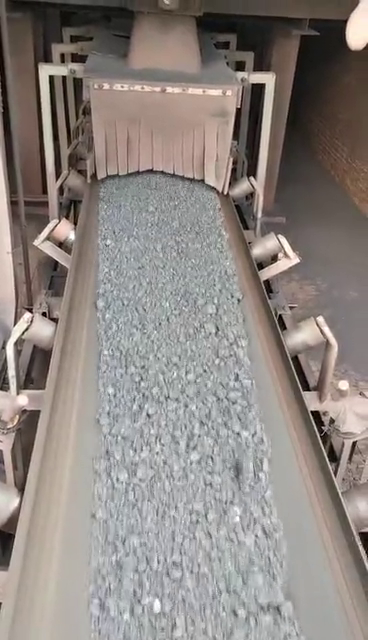
#> input picture frame 114 of 矿石.mp4, 368 x 640 px
$ python Ore-Detection.py
#> lines starting #> are read from the running program, lines starting #| are printed output that depends on the picture; after the words box and inside, x2 and y2 are one past the last pixel; in counts of white or black regions, pixels touching at a corner belong together
import cv2 as cv
import numpy as np

capture = cv.VideoCapture("矿石.mp4")
height = capture.get(cv.CAP_PROP_FRAME_HEIGHT)
width = capture.get(cv.CAP_PROP_FRAME_WIDTH)
count = capture.get(cv.CAP_PROP_FRAME_COUNT)
fps = capture.get(cv.CAP_PROP_FPS)
print(height, width, count, fps)
# 角点检测参数
feature_params = dict(maxCorners=100, qualityLevel=0.1, minDistance=7, blockSize=7)
# KLT光流参数
lk_params = dict(winSize=(15, 15), maxLevel=2, criteria=(cv.TERM_CRITERIA_EPS | cv.TERM_CRITERIA_COUNT, 10, 0.02))
# 随机颜色
color = np.random.randint(0, 255, (100, 3))
# 读取第一帧
ret, old_frame = capture.read()
#> old_frame is the input picture: shape (640, 368, 3); mean B, G, R 129.5, 133.9, 141.3
old_gray = cv.cvtColor(old_frame, cv.COLOR_BGR2GRAY)
p0 = cv.goodFeaturesToTrack(old_gray, mask=None, **feature_params, useHarrisDetector=False, k=0.04)
#> p0 = 100 rows, first 8: [51, 76], [312, 413], [263, 85], [45, 314], [64, 78], [31, 315], [324, 429], [63, 220]
good_ini = p0.copy()
#> good_ini has the same summary as p0
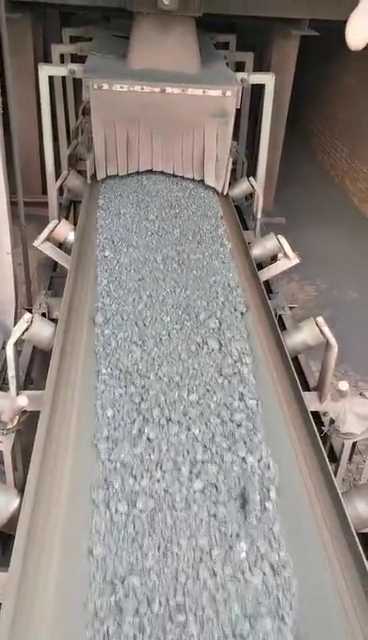
#> input picture frame 115 of 矿石.mp4, 368 x 640 px
#> further down, frame1 is the input picture: shape (640, 368, 3); mean B, G, R 129.8, 134.2, 141.5
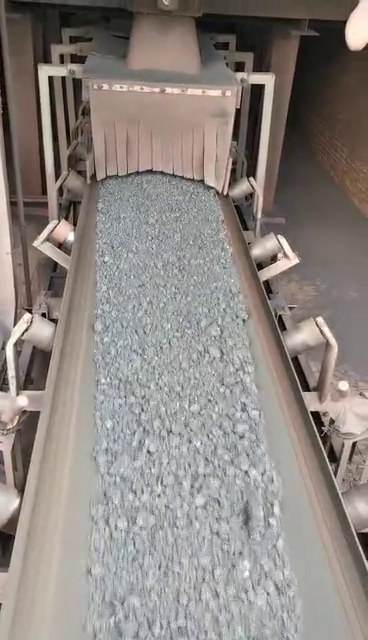
#> input picture frame 116 of 矿石.mp4, 368 x 640 px
#> further down, frame2 is the input picture: shape (640, 368, 3); mean B, G, R 129.4, 133.9, 141.1
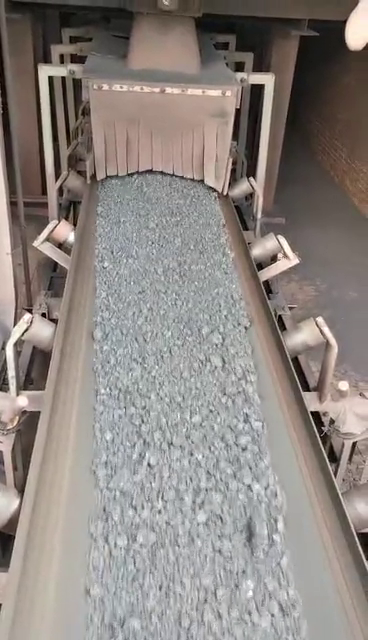
#> input picture frame 117 of 矿石.mp4, 368 x 640 px
#> further down, frame3 is the input picture: shape (640, 368, 3); mean B, G, R 129.5, 134, 141.2
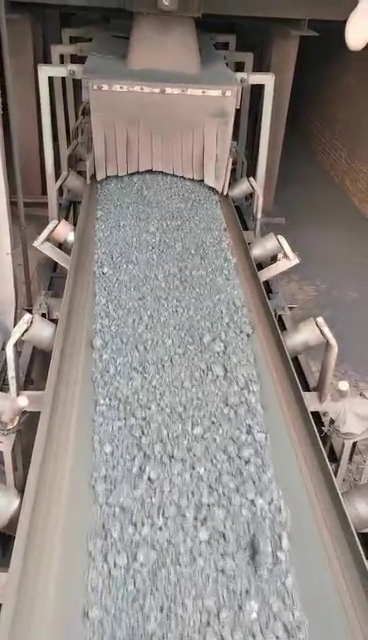
#> input picture frame 118 of 矿石.mp4, 368 x 640 px
#> further down, frame4 is the input picture: shape (640, 368, 3); mean B, G, R 129.6, 134.1, 141.2


def caldist(a, b, c, d):
    return abs(a - c) + abs(b - d)


mask = np.zeros_like(old_frame)


def Canny_demo(image):
    t = 80
    canny_output = cv.Canny(image, t, t*2)
    return canny_output


def process(image):
    hsv = cv.cvtColor(image, cv.COLOR_BGR2HSV)
#> hsv: shape (640, 368, 3); mean H, S, V 40.5, 32.6, 142.7
    # cv.imshow("hsv", hsv)
    line = cv.getStructuringElement(cv.MORPH_RECT, (5, 5), (-1, -1))

    mask = cv.inRange(hsv, (0, 43, 48), (45, 255, 255))
#> mask: shape (640, 368); 25.2% white; 331 white regions (282 under 20 px), largest, box (x1, y1, x2, y2) and area: (42, 76, 353, 542) 22914, (0, 16, 56, 326) 8927, (302, 38, 368, 227) 8177
    cv.imshow("mask", mask)
    mask = cv.morphologyEx(mask, cv.MORPH_RECT, line)
#> mask: shape (640, 368); 15.9% white; 68 white regions (38 under 20 px), largest, box (x1, y1, x2, y2) and area: (96, 90, 236, 174) 8838, (306, 40, 368, 225) 7174, (7, 20, 51, 320) 5869
    cv.imshow("mask", mask)
    binary = Canny_demo(mask)
#> in Canny_demo, `canny_output = cv.Canny(image, t, t*2)`: canny_output: shape (640, 368); 2.2% white in thin lines or dots
    contours, hierarchy = cv.findContours(binary, cv.RETR_EXTERNAL, cv.CHAIN_APPROX_SIMPLE)
#> contours = 134 contours, 123 with area under 20; largest, box (x1, y1, x2, y2) and area: (95, 89, 236, 174) 8891, (7, 168, 39, 249) 340, (65, 44, 88, 54) 100, (348, 543, 359, 558) 66, (301, 423, 339, 505) 60
    for c in range(len(contours)):
        # x, y, w, h = cv.boundingRect(contours[c])
        # cv.rectangle(image, (x, y), (x+w, y+h), (255, 0, 0), 1)
        rect = cv.minAreaRect(contours[c])
        # cx, cy = rect[0]
        box = cv.boxPoints(rect)
        box = np.int0(box)
        cv.drawContours(image, [box], 0, (255, 0, 0), 1)
        cv.drawContours(image, contours, c, (0, 255, 0), 1, 8)
#> this loop made 134 passes
#> (rect, box) on passes 1 to 7: (((366, 591), (12, 2), -90), [[367, 597], [365, 597], [365, 585], [367, 585]]), (((353.2, 550.4), (5.37, 16.1), -26.57), [[354, 558], [347, 544], [352, 542], [359, 556]]), (((349, 530), (2, 0), -90), [[349, 531], [349, 531], [349, 529], [349, 529]]), (((347, 530.5), (3, 0), -90), [[347, 532], [347, 532], [347, 529], [347, 529]]), (((344.1, 523), (4.11, 9.49), -18.43), [[343, 528], [340, 519], [344, 517], [347, 526]]), (((10.58, 526.4), (20, 8.6), -36.87), [[5, 535], [0, 529], [15, 517], [21, 523]]), (((17, 515), (0, 0), -90), [[17, 515], [17, 515], [17, 515], [17, 515]])
    return image


def Convex_Hull(src):  # 凸包检测
    gray = cv.cvtColor(src, cv.COLOR_BGR2GRAY)
    ret, binary = cv.threshold(gray, 0, 255, cv.THRESH_BINARY | cv.THRESH_OTSU)
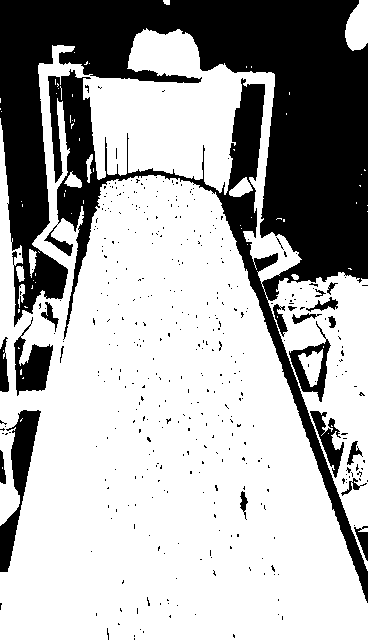
#> binary: shape (640, 368); 68.2% white; 405 black regions (385 under 20 px)
#> ret = 118
    cv.imshow("binary", binary)
    contours, hierarchy = cv.findContours(binary, cv.RETR_EXTERNAL, cv.CHAIN_APPROX_SIMPLE)
#> contours = 62 contours, 52 with area under 20; largest, box (x1, y1, x2, y2) and area: (0, 28, 368, 640) 161584, (345, 0, 368, 51) 845, (229, 177, 253, 197) 237, (64, 171, 82, 188) 142, (29, 249, 37, 278) 112
    for c in range(len(contours)):
        ret = cv.isContourConvex(contours[c])
        points = cv.convexHull(contours[c])
        for i in range(len(points)):
            x1, y1 = points[i][0]
            cv.circle(src, (x1, y1), 3, (255, 0, 0), -1, 4, 0)
#> this loop made 62 passes
#> (ret, points) on passes 1, 2, 3, 4, 5, 6, 8, 9, 11, 12, 14, 16: (False, [[2, 468], [2, 467]]), (False, [[21, 420], [20, 421], [20, 420], [22, 418]]), (False, [[3, 351], [3, 350]]), (True, [[19, 309], [19, 311], [18, 312], [18, 309]]), (False, [[25, 306], [27, 307], [25, 307], [24, 306]]), (False, [[32, 288], [31, 288], [32, 285]]), (False, [[35, 282]]), (False, [[33, 280]]), (False, [[35, 275], [35, 273]]), (False, [[350, 268], [351, 269], [350, 269], [348, 268]]), (False, [[39, 252], [38, 251]]), (False, [[247, 244]])
#> src: shape (640, 368, 3); 2.02% of pixels changed, all inside (x1, y1, x2, y2) = (0, 0, 368, 640)
    return src


def LunKuo(src):  # 轮廓检测
    # dst = cv.edgePreservingFilter(src, sigma_s=100, sigma_r=0.8, flags=cv.RECURS_FILTER)
    # 对图像做滤波处理的
    # cv.imshow("dst", dst)
    gray = cv.cvtColor(src, cv.COLOR_BGR2GRAY)
    binary = Canny_demo(gray)
#> in Canny_demo (call 2), `canny_output = cv.Canny(image, t, t*2)`: canny_output: shape (640, 368); 14.5% white in thin lines or dots
    cv.imshow("gray_canny", binary)
    contours, hierarchy = cv.findContours(binary, cv.RETR_EXTERNAL, cv.CHAIN_APPROX_SIMPLE)
#> contours = 1111 contours, 1012 with area under 20; largest, box (x1, y1, x2, y2) and area: (245, 220, 368, 573) 2315, (244, 74, 265, 219) 1288, (127, 378, 173, 454) 503, (19, 26, 85, 311) 416, (221, 61, 249, 195) 262
    for c in range(len(contours)):
        area = cv.contourArea(contours[c])
        arclen = cv.arcLength(contours[c], True)  # 计算弧长， True表示闭合区域
        # if not (10 < area < 50) and (arclen > 2):
        #     continue
        cv.drawContours(src, contours, c, (0, 255, 0), 1, 8)
        rect = cv.minAreaRect(contours[c])
        cx, cy = rect[0]
        box = cv.boxPoints(rect)
        box = np.int0(box)
        cv.drawContours(src, [box], 0, (255, 0, 0), 1)
        cv.circle(src, (np.int32(cx), np.int32(cy)), 2, (0, 0, 255), 1, 8, 0)
#> this loop made 1111 passes
#> (area, arclen, rect, cx, cy, box) on pass 57: (37, 165.3, ((269.9, 622.6), (13.48, 28.18), -19.44), 269.9, 622.6, [[268, 638], [258, 611], [271, 607], [280, 633]])

    return src


def canny(image):
    t = 80
    canny_output = cv.Canny(image, t, t * 2)
#> canny_output: shape (640, 368); 14.9% white in thin lines or dots
    return canny_output


def line_Detection(src):
    binary = canny(src)
    # cv.imshow("line_binary", binary)

    linesP = cv.HoughLinesP(binary, 1, np.pi / 180, 150, None, 50, 10)
    # cv.HoughLinesP 霍夫变化的概论形式
    if linesP is not None:
        for i in range(0, len(linesP)):
            l = linesP[i][0]
            cv.line(src, (l[0], l[1]), (l[2], l[3]), (255, 0, 0), 1, cv.LINE_AA)
#> this loop made 134 passes
#> src: shape (640, 368, 3); 17.43% of pixels changed, all inside (x1, y1, x2, y2) = (36, 28, 368, 640)
    return src


while True:
    ret1, frame1 = capture.read()
    image1 = frame1
    ret2, frame2 = capture.read()
    image2 = frame2
    ret3, frame3 = capture.read()
    image3 = frame3
    ret4, frame4 = capture.read()
    image4 = frame4
    if ret1 & ret2 & ret3 & ret4 is True:
        cv.imshow("video-input", frame1)
        result = process(image2)
        cv.imshow("result", result)
        cv.waitKey(50)
        detection = Convex_Hull(image1)  # 凸点检测
        cv.imshow("detection", detection)
        cv.waitKey(50)
        canny_detection = LunKuo(image3)
        cv.imshow("canny_detection", canny_detection)
        cv.waitKey(50)
        result = line_Detection(image4)
        cv.imshow("line_Detection", result)
        cv.waitKey(50)

        frame_gray = cv.cvtColor(image1, cv.COLOR_BGR2GRAY)
        # 计算光流
        p1, st, err = cv.calcOpticalFlowPyrLK(old_gray, frame_gray, p0, None, **lk_params)
        # 根据状态选择
        good_new = p1[st == 1]
        good_old = p0[st == 1]
        # 删除静止点
        k = 0
        for i, (new0, old0) in enumerate(zip(good_new, good_old)):
            a0, b0 = new0.ravel()
            c0, d0 = old0.ravel()
            dist = caldist(a0, b0, c0, d0)
            if dist > 2:
                good_new[k] = good_new[i]
                good_old[k] = good_old[i]
                good_ini[k] = good_ini[i]
                k = k + 1
#> this loop made 100 passes
#> (new0, old0) on passes 1 to 12: ([50.81, 76.4], [51, 76]), ([311.9, 413.3], [312, 413]), ([262.7, 85.51], [263, 85]), ([44.52, 314.5], [45, 314]), ([63.35, 78.37], [64, 78]), ([30.73, 315.5], [31, 315]), ([323.9, 429.5], [324, 429]), ([62.77, 220.7], [63, 220]), ([251.8, 177.8], [252, 177]), ([262.8, 282.5], [263, 282]), ([55.54, 320.5], [56, 320]), ([302.9, 389.3], [303, 389])

        # 提取动态点
        good_ini = good_ini[:k]
        good_new = good_new[:k]
        good_old = good_old[:k]

        # 绘制跟踪线
        for i, (new, old) in enumerate(zip(good_new, good_old)):
            a, b = new.ravel()
            c, d = old.ravel()
            mask = cv.line(mask, (a, b), (c, d), color[i].tolist(), 2)
            image1 = cv.circle(image1, (a, b), 5, color[i].tolist(), -1)
#> this loop made 15 passes
#> (new, old) on passes 1 to 12: ([227.9, 189], [227, 193]), ([246.9, 68.56], [243, 68]), ([249.4, 68.37], [254, 68]), ([105.5, 254.1], [107, 243]), ([271.1, 77.04], [272, 74]), ([144.4, 419.5], [148, 416]), ([141.3, 389], [139, 379]), ([240.5, 301.9], [239, 299]), ([88.27, 64.39], [84, 60]), ([169.1, 401.2], [169, 398]), ([243.3, 458.9], [238, 434]), ([238.7, 424.6], [234, 402])
#> image1: shape (640, 368, 3); mean B, G, R 132.9, 132.1, 139.2
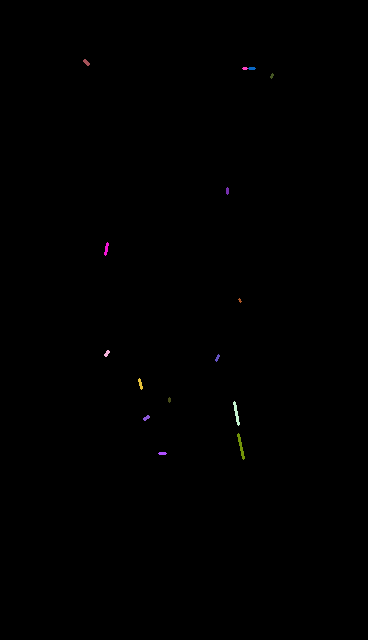
#> mask: shape (640, 368, 3); mean of channels 0, 1, 2 0.3, 0.2, 0.3; drawn as B, G, R
        cv.imshow('KLT', cv.add(image1, mask))
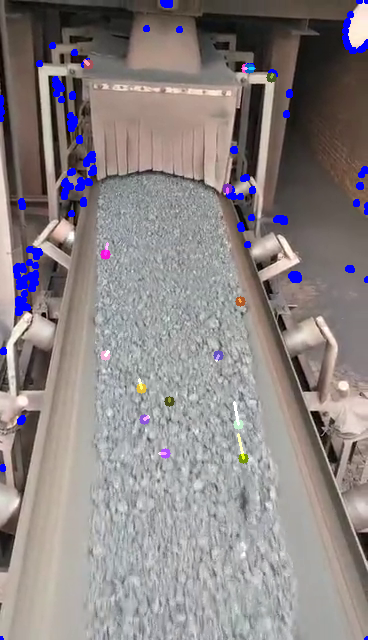
#> window 'KLT': shape (640, 368, 3); mean B, G, R 133, 132.2, 139.4

        k = cv.waitKey(30) & 0xff
#> (key Esc is pressed here)
        if k == 27:
            cv.imwrite("flow.jpg", cv.add(image1, mask))
            break

        # 更新
        old_gray = frame_gray.copy()
        p0 = good_new.reshape(-1, 1, 2)

        if good_ini.shape[0] < 40:
            p0 = cv.goodFeaturesToTrack(old_gray, mask=None, **feature_params)
            good_ini = p0.copy()

capture.release()
#> (the run stopped early here; a loop or call above may not have finished)

$ run again, starting later in the video
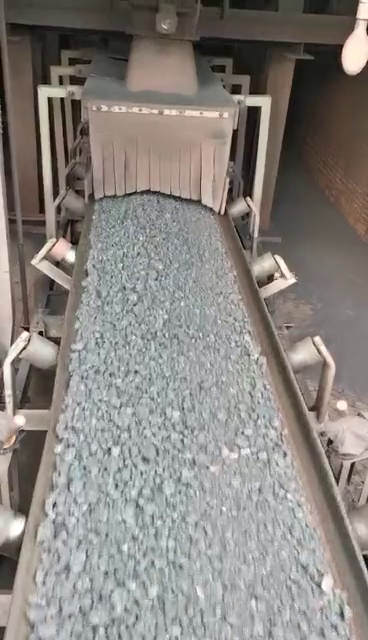
#> input picture frame 513 of 矿石.mp4, 368 x 640 px
#> old_frame is the input picture: shape (640, 368, 3); mean B, G, R 127.6, 132, 136.8
#> p0 = 100 rows, first 8: [259, 108], [50, 98], [41, 333], [62, 100], [248, 198], [27, 329], [277, 277], [365, 556]
#> good_ini has the same summary as p0
#> hsv: shape (640, 368, 3); mean H, S, V 44.4, 31.8, 138.9
#> in process, `contours, hierarchy = cv.findContours(binary, cv.RETR_EXTERNAL, cv.CHA..`: contours = 125 contours, 113 with area under 20; largest, box (x1, y1, x2, y2) and area: (146, 3, 173, 34) 408, (6, 180, 14, 218) 130, (174, 9, 184, 23) 86, (305, 457, 315, 470) 85, (53, 99, 59, 118) 67
#> the loop in process, `for c in range(len(contours)):` made 125 passes
#> (rect, box) on passes 1 to 5: (((1, 633.5), (11, 2), -90), [[2, 639], [0, 639], [0, 628], [2, 628]]), (((346, 590), (2, 2), -90), [[347, 591], [345, 591], [345, 589], [347, 589]]), (((9, 586), (4, 4), -90), [[11, 588], [7, 588], [7, 584], [11, 584]]), (((13.29, 575), (10.04, 0.849), -81.87), [[13, 579], [12, 579], [13, 569], [14, 570]]), (((339.5, 570), (2, 3), -90), [[341, 571], [338, 571], [338, 569], [341, 569]])
#> in Convex_Hull, `ret, binary = cv.threshold(gray, 0, 255, cv.THRESH_BINARY | cv.THRESH_..`:
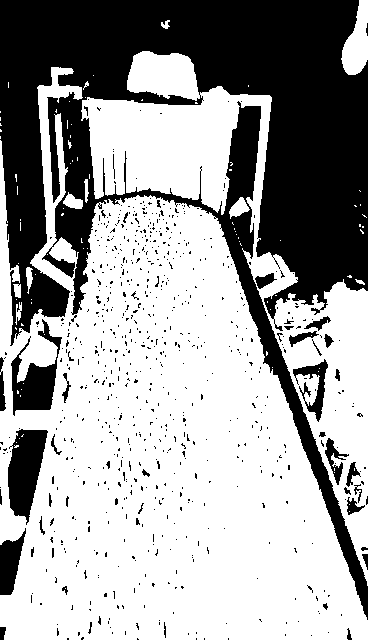
#> binary: shape (640, 368); 63.4% white; 744 black regions (701 under 20 px)
#> in Convex_Hull, `ret, binary = cv.threshold(gray, 0, 255, cv.THRESH_BINARY | cv.THRESH_..`: ret = 120
#> in Convex_Hull, `contours, hierarchy = cv.findContours(binary, cv.RETR_EXTERNAL, cv.CHA..`: contours = 72 contours, 62 with area under 20; largest, box (x1, y1, x2, y2) and area: (0, 67, 368, 640) 120808, (81, 51, 368, 586) 33591, (341, 0, 368, 75) 1192, (229, 197, 250, 219) 212, (63, 192, 83, 209) 176
#> the loop in Convex_Hull, `for c in range(len(contours)):` made 72 passes
#> (ret, points) on passes 1, 2, 3, 4, 5, 6, 8, 9: (False, [[272, 367]]), (True, [[267, 352], [267, 354], [266, 355], [266, 351]]), (True, [[16, 328], [16, 329], [15, 328], [15, 327]]), (True, [[23, 325], [21, 325], [21, 323]]), (False, [[270, 309]]), (False, [[31, 303], [31, 302]]), (False, [[267, 302], [267, 301]]), (False, [[31, 299]])
#> in LunKuo, `contours, hierarchy = cv.findContours(binary, cv.RETR_EXTERNAL, cv.CHA..`: contours = 1107 contours, 996 with area under 20; largest, box (x1, y1, x2, y2) and area: (31, 164, 92, 317) 460, (241, 439, 272, 504) 450, (25, 329, 85, 607) 409, (168, 547, 183, 629) 388, (70, 88, 87, 165) 331
#> the loop in LunKuo, `for c in range(len(contours)):` made 1107 passes
#> (area, arclen, rect, cx, cy, box) on passes 1 to 3: (0, 2, ((328, 638.5), (1, 0), -90), 328, 638.5, [[328, 639], [328, 639], [328, 638], [328, 638]]), (1.5, 8.24, ((224.5, 638.5), (1, 3), -90), 224.5, 638.5, [[226, 639], [223, 639], [223, 638], [226, 638]]), (0, 2, ((109, 638.5), (1, 0), -90), 109, 638.5, [[109, 639], [109, 639], [109, 638], [109, 638]])
#> the loop in line_Detection, `for i in range(0, len(linesP)):` made 149 passes
#> the loop `for i, (new0, old0) in enumerate(zip(good_new, good_old)):` made 100 passes
#> (new0, old0) on passes 2, 4, 5, 6, 8, 10, 11, 12: ([50.02, 98.21], [50, 98]), ([61.95, 99.99], [62, 100]), ([248.2, 198.4], [248, 198]), ([26.77, 329.1], [27, 329]), ([365.3, 556], [365, 556]), ([40.85, 87.85], [40, 87]), ([359, 18.02], [359, 18]), ([353, 463.3], [353, 463])
#> the loop `for i, (new, old) in enumerate(zip(good_new, good_old)):` made 33 passes
#> (new, old) on passes 1 to 8: ([3.01, 626.4], [3, 629]), ([97.45, 346.9], [98, 339]), ([247.8, 208.1], [248, 210]), ([136.1, 381.4], [136, 372]), ([100.5, 197.5], [97, 199]), ([80.79, 350.9], [77, 352]), ([110.6, 457.9], [111, 445]), ([184.4, 449.1], [183, 437])
#> `cv.imshow('KLT', cv.add(image1, mask))`:
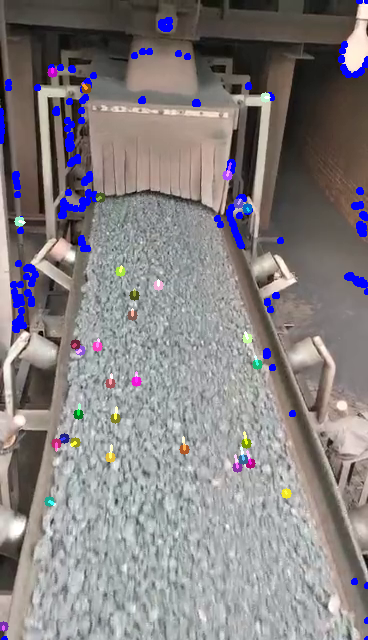
#> window 'KLT': shape (640, 368, 3); mean B, G, R 131.3, 129.2, 133.9

$ run again, starting later in the video
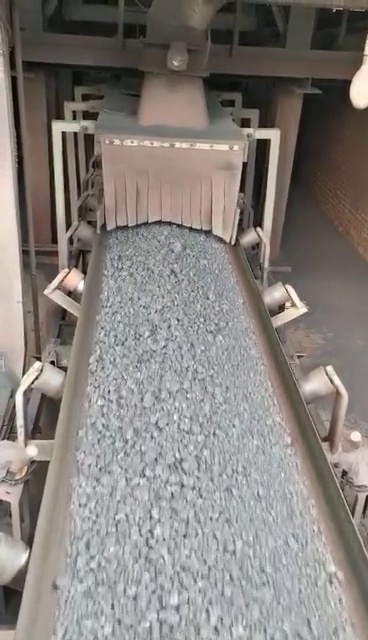
#> input picture frame 913 of 矿石.mp4, 368 x 640 px
#> old_frame is the input picture: shape (640, 368, 3); mean B, G, R 124.1, 128.3, 133.8
#> p0 = 100 rows, first 8: [53, 362], [64, 133], [268, 141], [75, 134], [259, 226], [38, 360], [209, 232], [118, 224]
#> good_ini has the same summary as p0
#> hsv: shape (640, 368, 3); mean H, S, V 46.9, 30, 135.5
#> in process, `contours, hierarchy = cv.findContours(binary, cv.RETR_EXTERNAL, cv.CHA..`: contours = 120 contours, 111 with area under 20; largest, box (x1, y1, x2, y2) and area: (322, 387, 352, 449) 448, (59, 269, 80, 291) 176, (299, 333, 312, 352) 138, (223, 207, 234, 224) 99, (17, 463, 28, 476) 78
#> the loop in process, `for c in range(len(contours)):` made 120 passes
#> (rect, box) on passes 1 to 4: (((367, 634.5), (1, 0), -90), [[367, 635], [367, 635], [367, 634], [367, 634]]), (((19.43, 579.7), (14.08, 7.04), -39.81), [[16, 586], [11, 581], [22, 572], [27, 577]]), (((30, 540), (2, 2), -90), [[31, 541], [29, 541], [29, 539], [31, 539]]), (((336.2, 520.9), (4.94, 13.87), -15.95), [[335, 528], [331, 514], [336, 513], [340, 526]])
#> in Convex_Hull, `ret, binary = cv.threshold(gray, 0, 255, cv.THRESH_BINARY | cv.THRESH_..`:
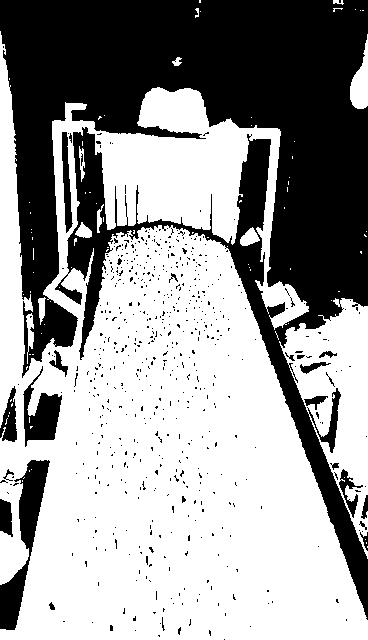
#> binary: shape (640, 368); 60.6% white; 598 black regions (576 under 20 px)
#> in Convex_Hull, `ret, binary = cv.threshold(gray, 0, 255, cv.THRESH_BINARY | cv.THRESH_..`: ret = 119
#> in Convex_Hull, `contours, hierarchy = cv.findContours(binary, cv.RETR_EXTERNAL, cv.CHA..`: contours = 81 contours, 71 with area under 20; largest, box (x1, y1, x2, y2) and area: (0, 31, 368, 640) 132490, (279, 298, 368, 559) 11312, (350, 34, 368, 109) 674, (240, 227, 260, 246) 201, (26, 313, 34, 364) 150
#> the loop in Convex_Hull, `for c in range(len(contours)):` made 81 passes
#> (ret, points) on passes 1, 2, 3, 4, 5, 6, 7, 9: (False, [[367, 547], [367, 546]]), (False, [[366, 543], [366, 542]]), (False, [[365, 539]]), (False, [[22, 481], [22, 480]]), (False, [[24, 477], [23, 478]]), (False, [[29, 471], [29, 470]]), (False, [[31, 469]]), (False, [[8, 416], [8, 415]])
#> in LunKuo, `contours, hierarchy = cv.findContours(binary, cv.RETR_EXTERNAL, cv.CHA..`: contours = 1103 contours, 1008 with area under 20; largest, box (x1, y1, x2, y2) and area: (211, 118, 271, 286) 552, (0, 31, 104, 448) 488, (102, 263, 144, 309) 369, (67, 133, 104, 244) 363, (266, 266, 308, 406) 323
#> the loop in LunKuo, `for c in range(len(contours)):` made 1103 passes
#> (area, arclen, rect, cx, cy, box) on pass 33: (28.5, 47.21, ((172.5, 631), (14, 5), -90), 172.5, 631, [[175, 638], [170, 638], [170, 624], [175, 624]])
#> the loop in line_Detection, `for i in range(0, len(linesP)):` made 110 passes
#> the loop `for i, (new0, old0) in enumerate(zip(good_new, good_old)):` made 99 passes
#> (new0, old0) on passes 1 to 8: ([53, 362.2], [53, 362]), ([64.01, 133.4], [64, 133]), ([268, 141.3], [268, 141]), ([74.98, 134.3], [75, 134]), ([259.2, 226.9], [259, 226]), ([37.9, 359.9], [38, 360]), ([209, 232.7], [209, 232]), ([118, 224.3], [118, 224])
#> the loop `for i, (new, old) in enumerate(zip(good_new, good_old)):` made 24 passes
#> (new, old) on passes 1 to 8: ([251.9, 124.4], [248, 124]), ([102, 120.2], [95, 118]), ([257.5, 237.4], [258, 240]), ([138, 343.5], [138, 337]), ([178.7, 327], [178, 321]), ([142.1, 489.1], [142, 476]), ([100.1, 410.4], [101, 401]), ([142, 311.5], [142, 306])
#> `cv.imshow('KLT', cv.add(image1, mask))`:
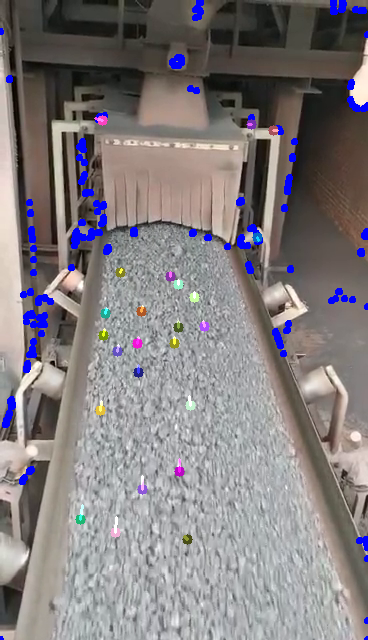
#> window 'KLT': shape (640, 368, 3); mean B, G, R 128, 125.6, 131
